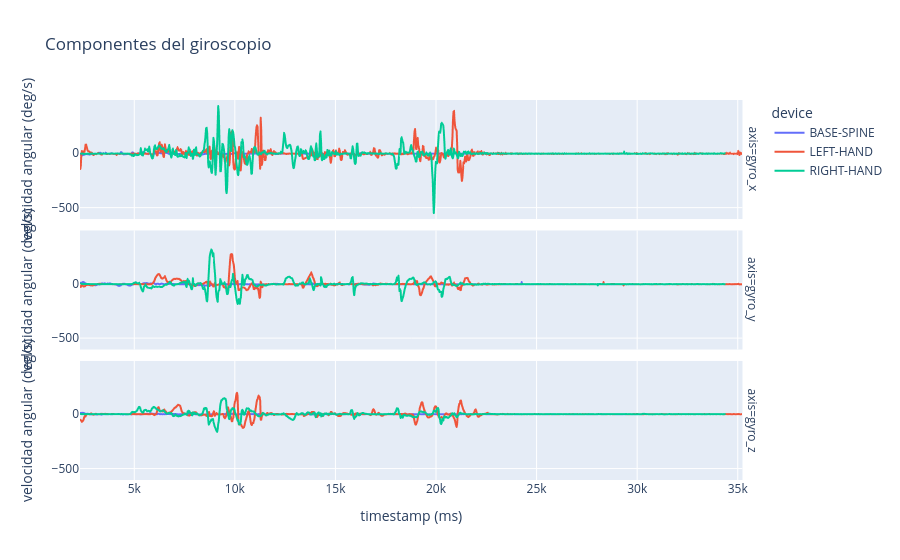

Notebook cell for this chart:
### Code cell
# Componentes individuales del giroscopio
gyro_long = imu_df.melt(
    id_vars=["device", "timestamp"],
    value_vars=["gyro_x", "gyro_y", "gyro_z"],
    var_name="axis",
    value_name="gyro"
)
fig_gyro_axis = px.line(
    gyro_long,
    x="timestamp",
    y="gyro",
    color="device",
    facet_row="axis",
    title="Componentes del giroscopio",
    labels={"gyro": "velocidad angular (deg/s)", "timestamp": "timestamp (ms)"},
)
fig_gyro_axis.update_layout(showlegend=True)
fig_gyro_axis

### Figure 1 — Plotly figure (JSON) as saved in the notebook; plotly's stock layout.template omitted (floating-point values rounded to 4 significant figures; data arrays with more than 128 entries replaced by an {"elided": "..."} marker saying what was removed)
{"data": [{"hovertemplate": "device=BASE-SPINE<br>axis=gyro_x<br>timestamp (ms)=%{x}<br>velocidad angular (deg/s)=%{y}<extra></extra>", "legendgroup": "BASE-SPINE", "line": {"color": "#636efa", "dash": "solid"}, "marker": {"symbol": "circle"}, "mode": "lines", "name": "BASE-SPINE", "showlegend": true, "type": "scattergl", "x": {"elided": "1041 int values"}, "xaxis": "x3", "y": {"elided": "1041 float values"}, "yaxis": "y3"}, {"hovertemplate": "device=BASE-SPINE<br>axis=gyro_y<br>timestamp (ms)=%{x}<br>velocidad angular (deg/s)=%{y}<extra></extra>", "legendgroup": "BASE-SPINE", "line": {"color": "#636efa", "dash": "solid"}, "marker": {"symbol": "circle"}, "mode": "lines", "name": "BASE-SPINE", "showlegend": false, "type": "scattergl", "x": {"elided": "1041 int values"}, "xaxis": "x2", "y": {"elided": "1041 float values"}, "yaxis": "y2"}, {"hovertemplate": "device=BASE-SPINE<br>axis=gyro_z<br>timestamp (ms)=%{x}<br>velocidad angular (deg/s)=%{y}<extra></extra>", "legendgroup": "BASE-SPINE", "line": {"color": "#636efa", "dash": "solid"}, "marker": {"symbol": "circle"}, "mode": "lines", "name": "BASE-SPINE", "showlegend": false, "type": "scattergl", "x": {"elided": "1041 int values"}, "xaxis": "x", "y": {"elided": "1041 float values"}, "yaxis": "y"}, {"hovertemplate": "device=LEFT-HAND<br>axis=gyro_x<br>timestamp (ms)=%{x}<br>velocidad angular (deg/s)=%{y}<extra></extra>", "legendgroup": "LEFT-HAND", "line": {"color": "#EF553B", "dash": "solid"}, "marker": {"symbol": "circle"}, "mode": "lines", "name": "LEFT-HAND", "showlegend": true, "type": "scattergl", "x": {"elided": "1231 int values"}, "xaxis": "x3", "y": {"elided": "1231 float values"}, "yaxis": "y3"}, {"hovertemplate": "device=LEFT-HAND<br>axis=gyro_y<br>timestamp (ms)=%{x}<br>velocidad angular (deg/s)=%{y}<extra></extra>", "legendgroup": "LEFT-HAND", "line": {"color": "#EF553B", "dash": "solid"}, "marker": {"symbol": "circle"}, "mode": "lines", "name": "LEFT-HAND", "showlegend": false, "type": "scattergl", "x": {"elided": "1231 int values"}, "xaxis": "x2", "y": {"elided": "1231 float values"}, "yaxis": "y2"}, {"hovertemplate": "device=LEFT-HAND<br>axis=gyro_z<br>timestamp (ms)=%{x}<br>velocidad angular (deg/s)=%{y}<extra></extra>", "legendgroup": "LEFT-HAND", "line": {"color": "#EF553B", "dash": "solid"}, "marker": {"symbol": "circle"}, "mode": "lines", "name": "LEFT-HAND", "showlegend": false, "type": "scattergl", "x": {"elided": "1231 int values"}, "xaxis": "x", "y": {"elided": "1231 float values"}, "yaxis": "y"}, {"hovertemplate": "device=RIGHT-HAND<br>axis=gyro_x<br>timestamp (ms)=%{x}<br>velocidad angular (deg/s)=%{y}<extra></extra>", "legendgroup": "RIGHT-HAND", "line": {"color": "#00cc96", "dash": "solid"}, "marker": {"symbol": "circle"}, "mode": "lines", "name": "RIGHT-HAND", "showlegend": true, "type": "scattergl", "x": {"elided": "1218 int values"}, "xaxis": "x3", "y": {"elided": "1218 float values"}, "yaxis": "y3"}, {"hovertemplate": "device=RIGHT-HAND<br>axis=gyro_y<br>timestamp (ms)=%{x}<br>velocidad angular (deg/s)=%{y}<extra></extra>", "legendgroup": "RIGHT-HAND", "line": {"color": "#00cc96", "dash": "solid"}, "marker": {"symbol": "circle"}, "mode": "lines", "name": "RIGHT-HAND", "showlegend": false, "type": "scattergl", "x": {"elided": "1218 int values"}, "xaxis": "x2", "y": {"elided": "1218 float values"}, "yaxis": "y2"}, {"hovertemplate": "device=RIGHT-HAND<br>axis=gyro_z<br>timestamp (ms)=%{x}<br>velocidad angular (deg/s)=%{y}<extra></extra>", "legendgroup": "RIGHT-HAND", "line": {"color": "#00cc96", "dash": "solid"}, "marker": {"symbol": "circle"}, "mode": "lines", "name": "RIGHT-HAND", "showlegend": false, "type": "scattergl", "x": {"elided": "1218 int values"}, "xaxis": "x", "y": {"elided": "1218 float values"}, "yaxis": "y"}], "layout": {"annotations": [{"font": {}, "showarrow": false, "text": "axis=gyro_z", "textangle": 90, "x": 0.98, "xanchor": "left", "xref": "paper", "y": 0.1567, "yanchor": "middle", "yref": "paper"}, {"font": {}, "showarrow": false, "text": "axis=gyro_y", "textangle": 90, "x": 0.98, "xanchor": "left", "xref": "paper", "y": 0.5, "yanchor": "middle", "yref": "paper"}, {"font": {}, "showarrow": false, "text": "axis=gyro_x", "textangle": 90, "x": 0.98, "xanchor": "left", "xref": "paper", "y": 0.8433, "yanchor": "middle", "yref": "paper"}], "legend": {"title": {"text": "device"}, "tracegroupgap": 0}, "showlegend": true, "title": {"text": "Componentes del giroscopio"}, "xaxis": {"anchor": "y", "domain": [0, 0.98], "title": {"text": "timestamp (ms)"}}, "xaxis2": {"anchor": "y2", "domain": [0, 0.98], "matches": "x", "showticklabels": false}, "xaxis3": {"anchor": "y3", "domain": [0, 0.98], "matches": "x", "showticklabels": false}, "yaxis": {"anchor": "x", "domain": [0, 0.3133], "title": {"text": "velocidad angular (deg/s)"}}, "yaxis2": {"anchor": "x2", "domain": [0.3433, 0.6567], "matches": "y", "title": {"text": "velocidad angular (deg/s)"}}, "yaxis3": {"anchor": "x3", "domain": [0.6867, 1.0], "matches": "y", "title": {"text": "velocidad angular (deg/s)"}}}}
